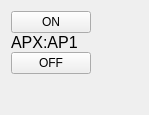
  <widget class="QWidget" name="layoutWidget_2">
   <property name="geometry">
    <rect>
     <x>260</x>
     <y>120</y>
     <width>149</width>
     <height>115</height>
    </rect>
   </property>
   <layout class="QFormLayout" name="formLayout_4">
    <property name="verticalSpacing">
     <number>0</number>
    </property>
    <item row="1" column="0">
     <widget class="PyDMPushButton" name="PyDMPushButton_32">
      <property name="toolTip">
       <string/>
      </property>
      <property name="text">
       <string>ON</string>
      </property>
      <property name="channel" stdset="0">
       <string>ca://APX:SEN4_ON</string>
      </property>
      <property name="pressValue" stdset="0">
       <string>1</string>
      </property>
     </widget>
    </item>
    <item row="3" column="0">
     <widget class="PyDMPushButton" name="PyDMPushButton_31">
      <property name="toolTip">
       <string/>
      </property>
      <property name="text">
       <string>OFF</string>
      </property>
      <property name="channel" stdset="0">
       <string>ca://APX:SEN4_OFF</string>
      </property>
      <property name="pressValue" stdset="0">
       <string>1</string>
      </property>
     </widget>
    </item>
    <item row="2" column="0">
     <widget class="PyDMLabel" name="BeamCurrAvg_48">
      <property name="font">
       <font>
        <pointsize>12</pointsize>
       </font>
      </property>
      <property name="toolTip">
       <string/>
      </property>
      <property name="text">
       <string>APX:AP1</string>
      </property>
      <property name="precision" stdset="0">
       <number>2</number>
      </property>
      <property name="precisionFromPV" stdset="0">
       <bool>false</bool>
      </property>
      <property name="channel" stdset="0">
       <string>ca://APX:AP1</string>
      </property>
      <property name="displayFormat" stdset="0">
       <enum>PyDMLabel::Exponential</enum>
      </property>
     </widget>
    </item>
   </layout>
  </widget>
